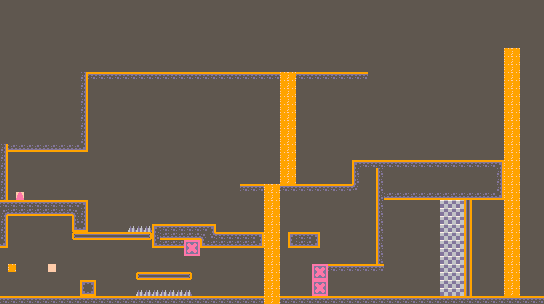

Below is a game level as drawn by its tile map, then a one-line description and the .tmx that defines it (tile-layer data replaced by summaries):
An orthogonal 68x38 tile map with 8x8 px tiles, 4 tile layers (tiles, collide, spawns, waterfall) and 2 objects.

<map version="1.10" tiledversion="1.11.2" orientation="orthogonal" renderorder="right-down" width="68" height="38" tilewidth="8" tileheight="8" infinite="0" nextlayerid="7" nextobjectid="5">
 <tileset firstgid="1" source="sample-sheet.tsx" />
 <layer id="1" name="tiles" width="68" height="38">
  <data>[2584 cells, 2467 non-empty, 9 distinct tile ids]</data>
 </layer>
 <layer id="2" name="collide" width="68" height="38">
  <data>[2584 cells, 369 non-empty, 20 distinct tile ids]</data>
 </layer>
 <layer id="3" name="spawns" width="68" height="38">
  <data>[2584 cells, 9 non-empty, 5 distinct tile ids]</data>
 </layer>
 <layer id="4" name="waterfall" width="68" height="38">
  <data>[2584 cells, 120 non-empty, 1 distinct tile ids]</data>
 </layer>
 <objectgroup id="6" name="ui">
  <object id="3" x="118.25" y="232.5">
   <properties>
    <property name="msg" value="Goslings can only jump if the Goose can jump!" />
   </properties>
   <polygon points="-38.25,7.5 137.75,7.5 137.75,63.5 -38.25,63.5" />
  </object>
  <object id="4" x="354.25" y="271.25">
   <properties>
    <property name="msg" value="Great Job! :)" />
   </properties>
   <polygon points="-42.25,0.75 29.75,0.75 29.75,-71.25 117.75,-71.25 117.75,24.75 -42.25,24.75" />
  </object>
 </objectgroup>
</map>
